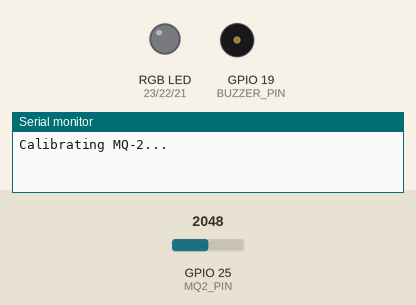
Recording of a sketch running on a simulated ESP32. Shown: an RGB LED mixed from three pins (HIGH = lit), buzzer (waves = sounding, pin HIGH), the last lines printed to the serial monitor. The test bench sets the inputs (shaded band); at power-on: GPIO 25 (MQ2_PIN) = 2048. Dim RGB values are drawn brighter than linear.

Above: at 1.1 s.
At 39.66 s:
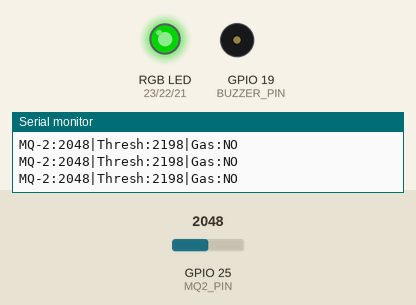
Timing chart, 0 to 40.0 s (numbered marks = the images above):
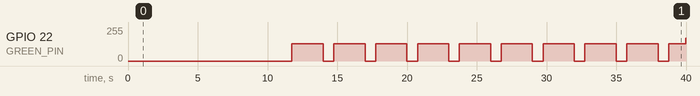

Measured:
- by itself, GPIO 22 (GREEN_PIN): 0/255 → 128/255 at 11.8 s, → 0/255 2.2 s later, → 128/255 0.76 s later, → 0/255 2.2 s later, … (20 changes in this stretch)

The sketch:

gas_mask.ino
```cpp
/*
  Smart Gas Mask — ESP32 + MQ-2 + RGB LED + Buzzer
  Wearable safety device: calibrates to ambient air, alerts on dangerous gas.
  MQ-2→GPIO25, RGB: R=23 G=22 B=21, Buzzer→GPIO19
*/
const int MQ2_PIN=25,RED_PIN=23,GREEN_PIN=22,BLUE_PIN=21,BUZZER_PIN=19;
const int LEDC_FREQ=5000,LEDC_RES=8,CH_RED=0,CH_GREEN=1,CH_BLUE=2;
unsigned long lastSensorReadTime=0;const unsigned long SENSOR_READ_INTERVAL=100;
bool calibrated=false;unsigned long calibStartTime=0;const unsigned long CALIBRATION_TIME=10000UL;
long calibSum=0;int calibCount=0,baselineValue=0;const int GAS_MARGIN=150;int gasThreshold=0;
unsigned long breathStartTime=0;const unsigned long BREATH_PERIOD=3000;
bool gasDetected=false;unsigned long lastBlinkTime=0;const unsigned long BLINK_PERIOD=300;bool redOn=false;
unsigned long lastBeepToggleTime=0;const unsigned long BEEP_PERIOD=200;bool buzzerOn=false;
void setRGB(uint8_t r,uint8_t g,uint8_t b){ledcWrite(CH_RED,r);ledcWrite(CH_GREEN,g);ledcWrite(CH_BLUE,b);}
void safeModeBreathing(){digitalWrite(BUZZER_PIN,LOW);unsigned long elapsed=(millis()-breathStartTime)%BREATH_PERIOD;float phase=(float)elapsed/BREATH_PERIOD;float brightness=(phase<0.5f)?(phase/0.5f):((1.0f-phase)/0.5f);setRGB(0,(uint8_t)(brightness*255.0f),0);}
void dangerModeAlarm(){unsigned long now=millis();if(now-lastBlinkTime>=BLINK_PERIOD){lastBlinkTime=now;redOn=!redOn;}if(redOn)setRGB(255,0,0);else setRGB(0,0,0);if(now-lastBeepToggleTime>=BEEP_PERIOD){lastBeepToggleTime=now;buzzerOn=!buzzerOn;digitalWrite(BUZZER_PIN,buzzerOn?HIGH:LOW);}}
void setup(){Serial.begin(115200);delay(1000);pinMode(MQ2_PIN,INPUT);pinMode(BUZZER_PIN,OUTPUT);digitalWrite(BUZZER_PIN,LOW);ledcSetup(CH_RED,LEDC_FREQ,LEDC_RES);ledcSetup(CH_GREEN,LEDC_FREQ,LEDC_RES);ledcSetup(CH_BLUE,LEDC_FREQ,LEDC_RES);ledcAttachPin(RED_PIN,CH_RED);ledcAttachPin(GREEN_PIN,CH_GREEN);ledcAttachPin(BLUE_PIN,CH_BLUE);setRGB(0,0,0);calibStartTime=millis();Serial.println("Calibrating MQ-2...");}
void loop(){unsigned long now=millis();if(!calibrated){if(now-calibStartTime<CALIBRATION_TIME){int r=analogRead(MQ2_PIN);calibSum+=r;calibCount++;}else{baselineValue=(calibCount>0)?calibSum/calibCount:analogRead(MQ2_PIN);gasThreshold=baselineValue+GAS_MARGIN;calibrated=true;breathStartTime=millis();Serial.printf("Calibrated. Baseline:%d Threshold:%d\n",baselineValue,gasThreshold);}return;}if(now-lastSensorReadTime>=SENSOR_READ_INTERVAL){lastSensorReadTime=now;int val=analogRead(MQ2_PIN);gasDetected=(val>gasThreshold);Serial.printf("MQ-2:%d|Thresh:%d|Gas:%s\n",val,gasThreshold,gasDetected?"YES":"NO");}if(gasDetected)dangerModeAlarm();else safeModeBreathing();}
```
